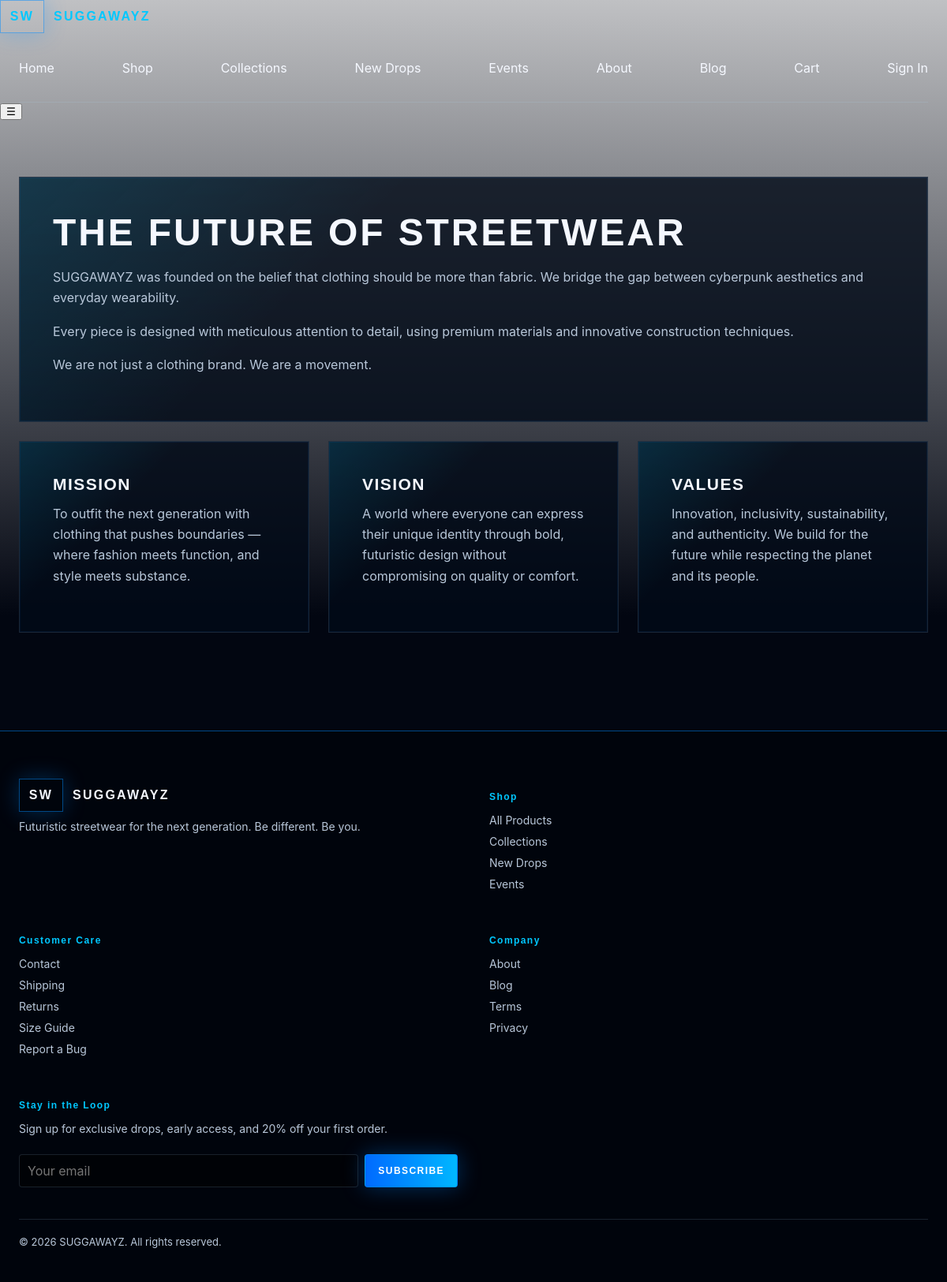
Page /?page=about on the committed database.
### tables this page shows
CREATE TABLE `site_settings` (
  `id` bigint unsigned NOT NULL AUTO_INCREMENT,
  `setting_key` varchar(120) NOT NULL,
  `setting_value` text,
  `created_at` timestamp NULL DEFAULT CURRENT_TIMESTAMP,
  `updated_at` timestamp NULL DEFAULT CURRENT_TIMESTAMP ON UPDATE CURRENT_TIMESTAMP,
  PRIMARY KEY (`id`),
  UNIQUE KEY `setting_key` (`setting_key`)
);

CREATE TABLE `pages` (
  `id` bigint unsigned NOT NULL AUTO_INCREMENT,
  `title` varchar(180) NOT NULL,
  `slug` varchar(200) NOT NULL,
  `content` longtext NOT NULL,
  `meta_title` varchar(180) DEFAULT NULL,
  `meta_description` varchar(255) DEFAULT NULL,
  `published` tinyint(1) NOT NULL DEFAULT '1',
  `created_at` timestamp NULL DEFAULT CURRENT_TIMESTAMP,
  `updated_at` timestamp NULL DEFAULT CURRENT_TIMESTAMP ON UPDATE CURRENT_TIMESTAMP,
  PRIMARY KEY (`id`),
  UNIQUE KEY `slug` (`slug`)
);

### public/index.php (called while the page is built, shortened)
<?php
$page = $_GET['page'] ?? 'home';
$user = current_user();
switch ($page) {
    case 'about':
        $page = db()->query("SELECT * FROM pages WHERE slug = 'about' AND published = 1")->fetch();
        $content = render_about($page);
        break;
    ob_start(); ?>
    <?php $content = ob_get_clean();
}
require dirname(__DIR__) . '/app/Views/layouts/main.php';

### app/Helpers/functions.php (called while the page is built, shortened)
<?php
function config(string $key, mixed $default = null): mixed
{
    static $loaded = [];
    $parts = explode('.', $key, 2);
    $file = $parts[0];
    if (!isset($loaded[$file])) {
        $path = dirname(__DIR__, 2) . "/config/{$file}.php";
        $loaded[$file] = file_exists($path) ? require $path : [];
    }
    if (!isset($parts[1])) return $loaded[$file];
    $value = $loaded[$file];
    return $value;
}
function db(): PDO
{
    static $pdo = null;
    if ($pdo) return $pdo;
    $cfg = config('database');
    $pdo = new PDO(
        "mysql:host={$cfg['host']};port={$cfg['port']};dbname={$cfg['database']};charset={$cfg['charset']}",
        $cfg['username'],
        $cfg['password'],
        [
            PDO::ATTR_ERRMODE => PDO::ERRMODE_EXCEPTION,
            PDO::ATTR_DEFAULT_FETCH_MODE => PDO::FETCH_ASSOC,
            PDO::ATTR_EMULATE_PREPARES => false,
        ]
    );
    return $pdo;
}
function e(?string $value): string
{
    return htmlspecialchars((string)$value, ENT_QUOTES, 'UTF-8');
}
function current_user(): ?array
{
    if (empty($_SESSION['user_id'])) return null;
    $stmt = db()->prepare('SELECT * FROM users WHERE id = ? LIMIT 1');
    $stmt->execute([(int)$_SESSION['user_id']]);
    return $stmt->fetch() ?: null;
}
function site_setting(string $key, string $default = ''): string
{
    $stmt = db()->prepare('SELECT setting_value FROM site_settings WHERE setting_key = ?');
    $stmt->execute([$key]);
    $val = $stmt->fetchColumn();
    return $val !== false && $val !== null ? (string)$val : $default;
}

### app/Views/layouts/main.php (the view, shortened to what this page needs)
<?php
$footerTagline = site_setting('footer_tagline', 'Futuristic streetwear for the next generation. Be different. Be you.');
$siteIcon = site_setting('site_icon_text', 'SW');
?><!DOCTYPE html>
<html lang="en">
<head>
  <link rel="stylesheet" href="/assets/css/style.css">
</head>
<body>
  <header class="header">
    <div class="header-inner">
      <a href="/" class="brand">
        <span class="brand-mark"><?= e($siteIcon) ?></span>
        <span>SUGGAWAYZ</span>
      </a>
      <nav class="nav">
        <a href="/">Home</a>
        <a href="/?page=shop">Shop</a>
        <a href="/?page=collections">Collections</a>
        <a href="/?page=new-drops">New Drops</a>
        <a href="/?page=lookbook">Events</a>
        <a href="/?page=about">About</a>
        <a href="/?page=blog">Blog</a>
        <a href="/?page=cart" class="cart-link">Cart <?php if (cart_count() > 0): ?><span class="cart-badge"><?= e((string)cart_count()) ?></span><?php endif; ?></a>
        <?php if ($user): ?>
          <a href="/?page=<?= is_admin($user) ? 'admin' : 'account' ?>" class="nav-account"><?= e($user['full_name'] ?: $user['username']) ?></a>
          <form method="post" class="inline-form" style="margin:0"><input type="hidden" name="action" value="logout"><?= csrf_field() ?><button class="button" style="padding:4px 8px;min-height:auto;font-size:11px">Logout</button></form>
        <?php else: ?>
          <a href="/?page=login" class="nav-account">Sign In</a>
        <?php endif; ?>
      </nav>
      <button class="menu-toggle" aria-label="Menu">☰</button>
    </div>
  </header>
  <main class="main <?= $hero_class ?? '' ?>">
    <?= $content ?? '' ?>
  </main>
  <footer class="footer">
    <div class="footer-inner">
      <div class="footer-grid">
        <div class="footer-col">
          <div class="brand">
            <span class="brand-mark"><?= e($siteIcon) ?></span>
            <span>SUGGAWAYZ</span>
          </div>
          <p><?= e($footerTagline) ?></p>
        </div>
        <div class="footer-col">
          <h4>Shop</h4>
          <a href="/?page=shop">All Products</a>
          <a href="/?page=collections">Collections</a>
          <a href="/?page=new-drops">New Drops</a>
          <a href="/?page=lookbook">Events</a>
        </div>
        <div class="footer-col">
          <h4>Customer Care</h4>
          <a href="/?page=contact">Contact</a>
          <a href="/?page=shipping">Shipping</a>
          <a href="/?page=returns">Returns</a>
          <a href="/?page=size-guide">Size Guide</a>
          <a href="/?page=bug-report">Report a Bug</a>
        </div>
        <div class="footer-col">
          <h4>Company</h4>
          <a href="/?page=about">About</a>
          <a href="/?page=blog">Blog</a>
          <a href="/?page=terms">Terms</a>
          <a href="/?page=privacy">Privacy</a>
        </div>
        <div class="footer-col">
          <h4>Stay in the Loop</h4>
          <p><?= e(site_setting('hero_subscribe', 'Subscribe for exclusive drops and early access.')) ?></p>
          <form method="post" action="/?page=subscribe" class="footer-form">
            <input type="email" name="email" placeholder="Your email" required>
            <button type="submit" class="button primary">Subscribe</button>
          </form>
        </div>
      </div>
      <div class="footer-bottom">
        <p>&copy; <?= date('Y') ?> SUGGAWAYZ. All rights reserved.</p>
      </div>
    </div>
  </footer>
</body>
</html>

### app/Views/render.php (shortened to what this page needs)
    <?php
function render_about(?array $page): string
{
    ob_start(); ?>
    <div class="panel about-content">
      <?php if ($page): ?>
        <?= $page['content'] ?>
      <?php endif; ?>
    </div>
    <div class="grid three" style="margin-top:24px">
      <div class="panel">
        <h3>Mission</h3>
        <p>To outfit the next generation with clothing that pushes boundaries — where fashion meets function, and style meets substance.</p>
      </div>
      <div class="panel">
        <h3>Vision</h3>
        <p>A world where everyone can express their unique identity through bold, futuristic design without compromising on quality or comfort.</p>
      </div>
      <div class="panel">
        <h3>Values</h3>
        <p>Innovation, inclusivity, sustainability, and authenticity. We build for the future while respecting the planet and its people.</p>
      </div>
    </div>
    <?php
    return ob_get_clean();
}
    ob_start(); ?>

### public/assets/css/style.css (style rules this page uses)
:root { --bg: #020611; --panel: rgba(2, 10, 24, 0.82); --panel-strong: rgba(0, 4, 12, 0.94); --line: rgba(0, 140, 255, 0.5); --line-soft: rgba(178, 218, 255, 0.14); --text: #f5f8ff; --muted: #b8c7d9; --blue: #008cff; --cyan: #00c8ff; --red: #ff4c4c; --green: #00ff88; --orange: #ffaa33; }
* { box-sizing: border-box; }
body { margin: 0; min-width: 320px; font-family: "Inter", Arial, sans-serif; color: var(--text); background: linear-gradient(180deg, rgba(2,6,17,0.25), #020611 48%), url("/assets/img/background.png") center top / cover fixed; }
a { color: inherit; text-decoration: none; }
.nav, main { width: min(1440px, calc(100% - 48px)); margin: 0 auto; }
.nav { min-height: 88px; display: flex; align-items: center; justify-content: space-between; gap: 26px; border-bottom: 1px solid var(--line-soft); }
.brand, .eyebrow, h1, h2, h3, .button, .nav-links { font-family: "Orbitron", Arial, sans-serif; text-transform: uppercase; }
.brand { display: flex; align-items: center; gap: 12px; font-weight: 800; letter-spacing: 0.14em; }
.brand-mark { display: grid; width: 56px; height: 42px; place-items: center; border: 1px solid var(--line); box-shadow: 0 0 28px rgba(0,140,255,0.28); }
.cart-link { position: relative; }
h1, h2, h3, p { margin-top: 0; }
h2 { margin-bottom: 16px; font-size: clamp(30px, 4vw, 52px); letter-spacing: 0.06em; }
h3 { margin-bottom: 12px; font-size: 21px; letter-spacing: 0.07em; }
h4 { font-family: "Orbitron", Arial, sans-serif; letter-spacing: 0.06em; margin-bottom: 12px; }
.button { display: inline-flex; min-height: 50px; align-items: center; justify-content: center; border: 1px solid var(--line); border-radius: 4px; padding: 14px 22px; background: rgba(0,0,0,0.28); color: white; cursor: pointer; font-size: 12px; font-weight: 800; letter-spacing: 0.12em; transition: all 0.2s; }
.button.primary { background: linear-gradient(90deg, #006aff, #00b7ff); box-shadow: 0 0 28px rgba(0,132,255,0.34); }
main { padding: 72px 0 100px; }
.product-grid, .grid { display: grid; gap: 24px; }
.grid.three { grid-template-columns: repeat(3, minmax(0, 1fr)); margin-top: 24px; }
.panel, .product-card { position: relative; overflow: hidden; border: 1px solid var(--line-soft); background: var(--panel); box-shadow: inset 0 0 0 1px rgba(0,132,255,0.08); }
.panel { margin-bottom: 24px; padding: clamp(24px, 4vw, 42px); }
.product-card::before, .panel::before { content: ""; position: absolute; inset: 0; pointer-events: none; background: linear-gradient(135deg, rgba(0,200,255,0.14), transparent 34%); }
.product-card > *, .panel > * { position: relative; }
.product-card p, .panel p, .feature-list { color: var(--muted); line-height: 1.65; }
input, textarea, select { width: 100%; border: 1px solid var(--line-soft); border-radius: 4px; padding: 14px; background: rgba(0,0,0,0.42); color: white; font: inherit; }
.footer { border-top: 1px solid var(--line); background: #00040c; padding: 60px 0 30px; }
.footer-inner { width: min(1440px, calc(100% - 48px)); margin: 0 auto; }
.footer-grid { display: grid; grid-template-columns: 1.5fr 1fr 1fr 1fr 1.5fr; gap: 40px; }
.footer-col { display: flex; flex-direction: column; gap: 10px; }
.footer-col h4 { margin-bottom: 4px; font-size: 12px; letter-spacing: 0.12em; color: var(--cyan); }
.footer-col a { color: var(--muted); font-size: 14px; }
.footer-col p { color: var(--muted); font-size: 14px; }
.footer-form { display: flex; gap: 8px; }
.footer-form input { flex: 1; padding: 10px; }
.footer-form .button { padding: 10px 16px; min-height: auto; }
.footer-bottom { display: flex; justify-content: space-between; align-items: center; margin-top: 40px; padding-top: 20px; border-top: 1px solid var(--line-soft); color: var(--muted); font-size: 13px; }
@media (max-width: 1200px) { .footer-grid { grid-template-columns: 1fr 1fr; } }

### rows in the picture
site_settings: setting_value "SW"
pages: content "THE FUTURE OF STREETWEAR SUGGAWAYZ was founded on the belief that clothing should be more than fabric. We bridge the gap between cyberpunk aesthetics and everyday wearability. Every piece is designed with meticulous attention to detail, using premium materials and innovative construction techniques. We are not just a clothing brand. We are a movement."
site_settings: setting_value "Futuristic streetwear for the next generation. Be different. Be you."
site_settings: setting_value "Sign up for exclusive drops, early access, and 20% off your first order."
